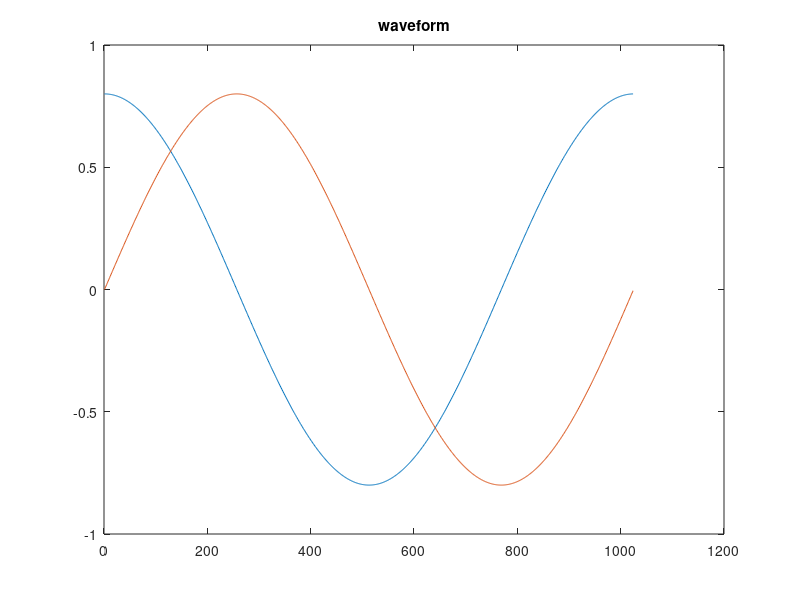

Write MATLAB code to recreate this figure. (Note: this script raises an error after producing the figure.)
close all;
clear all;
clc;

Fs = 122.88e6; % Sampling frequency
Fc = [0.12e6] ; % Cutoff frequency
Amp = [0.8]; % Amplitude

% Generate time vector
Length = 1024;
t = 0:1/Fs:(Length-1)/Fs;

% Generate complex signal
s = Amp(1)*exp(1j*2*pi*Fc(1)*t);

figure;
plot(real(s)); hold on
plot(imag(s)); title("waveform");

% Call the function to process the complex signal and save it to a file
convert_and_save_complex_signal(s, 'waveform.coe');

%% Helper functions
% Function convert_and_save_complex_signal
function convert_and_save_complex_signal(s, filename)
    % convert this complex signal into fixed point with 16 bits, 1 integer bit
    % and 15 fraction bits, round it to the nearest integer, saturate it to
    % [-2^15, 2^15-1] range, scale it by 1
    s1 = fi(s, 1, 16, 15, 'RoundingMethod', 'Round', 'OverflowAction', 'Saturate');
    s2 = s1 * 2^15;
    % convert s2 into hex format considering complement format and save it into a file
    % one sample per line and the format is AAAA, BBBB, where A is the real part and B is the imaginary part
    fid = fopen(filename, 'w');
    fprintf(fid, "memory_initialization_radix=16;\n");
    fprintf(fid, "memory_initialization_vector=\n");
    for i = 1:length(s2)
        tmp_r = real(s2(i));
        if tmp_r < 0
            tmp_r = 2^16 + tmp_r; 
        end

        tmp_i = imag(s2(i));
        if tmp_i < 0
            tmp_i = 2^16 + tmp_i; 
        end
        if i < length(s2)
            fprintf(fid, '%04X%04X,\n', tmp_r, tmp_i);
        else
            fprintf(fid, '%04X%04X;\n', tmp_r, tmp_i);
        end
    end
    fclose(fid);
end